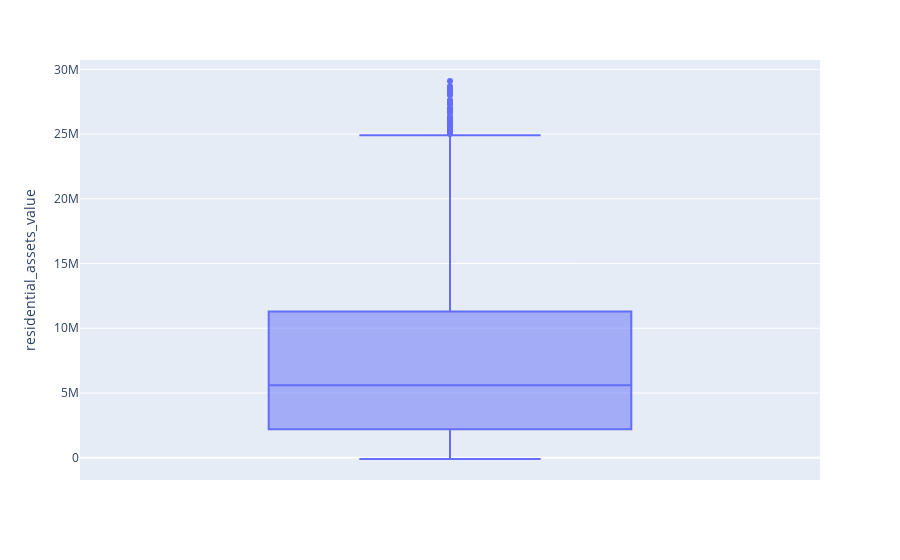

Source (notebook cell):
### Code cell
px.box(dataset, y=' residential_assets_value')

### Figure 1 — Plotly figure (JSON) as saved in the notebook; plotly's stock layout.template omitted (floating-point values rounded to 4 significant figures; data arrays with more than 128 entries replaced by an {"elided": "..."} marker saying what was removed)
{"data": [{"alignmentgroup": "True", "hovertemplate": " residential_assets_value=%{y}<extra></extra>", "legendgroup": "", "marker": {"color": "#636efa"}, "name": "", "notched": false, "offsetgroup": "", "orientation": "v", "showlegend": false, "type": "box", "x0": " ", "xaxis": "x", "y": {"elided": "4269 int values"}, "y0": " ", "yaxis": "y"}], "layout": {"autosize": true, "boxmode": "group", "legend": {"tracegroupgap": 0}, "margin": {"t": 60}, "xaxis": {"anchor": "y", "autorange": true, "domain": [0, 1], "range": [-0.5, 0.5], "type": "category"}, "yaxis": {"anchor": "x", "autorange": true, "domain": [0, 1], "range": [-1722000.0, 30720000.0], "title": {"text": " residential_assets_value"}, "type": "linear"}}}
